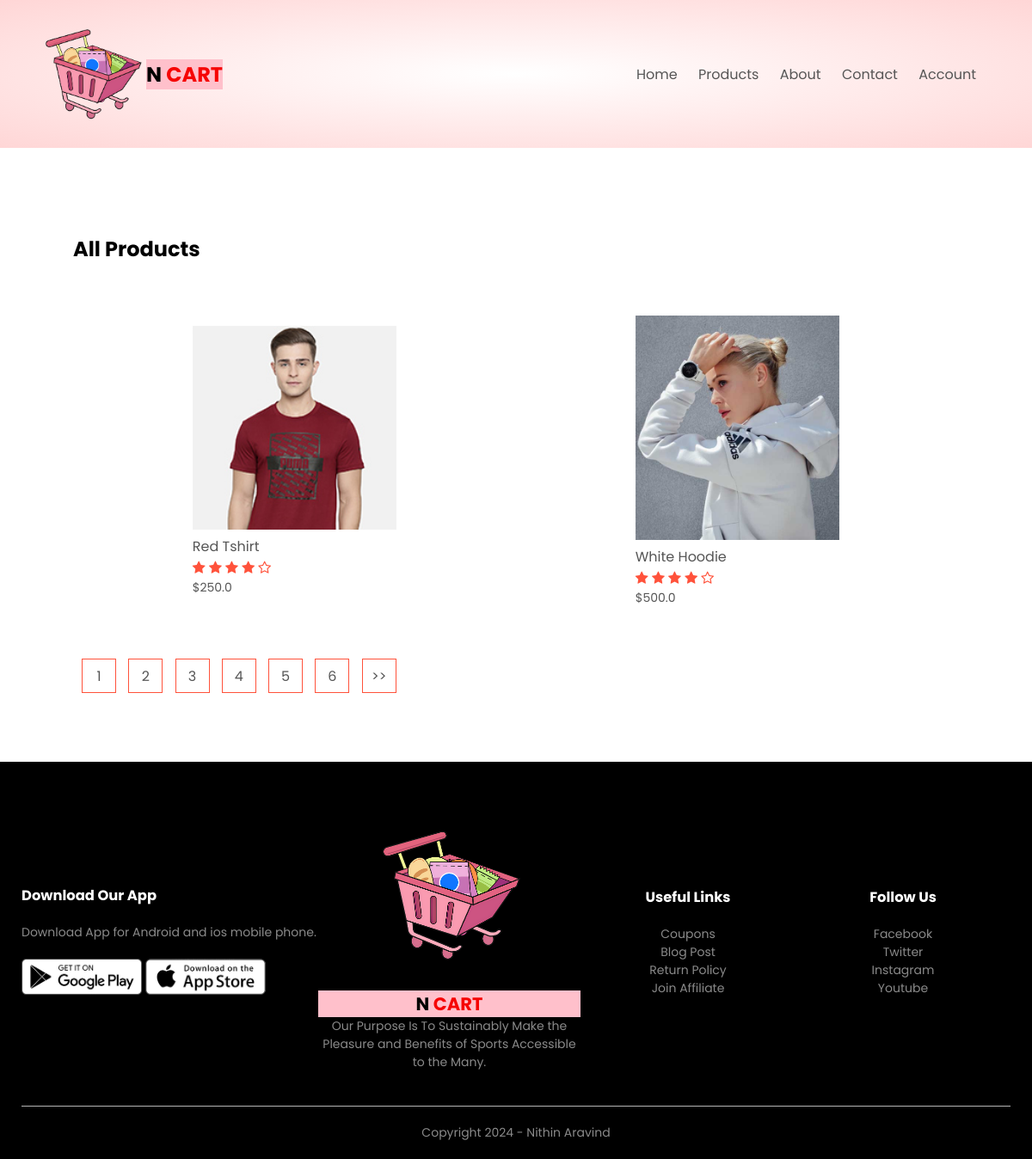
The app's page /product_list with its own data.
### products/models.py (models this page shows, shortened)
class Product(models.Model):
    LIVE=1
    DELETE=0
    DELETE_CHOICES=((LIVE,'Live')),(DELETE,'Delete')
    title=models.CharField(max_length=200)
    price=models.FloatField()
    description=models.TextField()
    image=models.ImageField(upload_to='media/')
    priority=models.IntegerField(default=0)
    delete_status=models.IntegerField(choices=DELETE_CHOICES,default=LIVE)
    created_at=models.DateTimeField(auto_now_add=True)
    updated_at=models.DateTimeField(auto_now=True)

### products/views.py (the view)
# urls.py: path('product_list',views.list_products,name='list_product'),
def list_products(request):
    page=1
    if request.GET:
        page=request.GET.get('page',1)
    product_list=Product.objects.order_by('priority')
    product_paginator=Paginator(product_list,2)
    product_list=product_paginator.get_page(page)
    return render(request,'products.html',{'products':product_list})

### products/templatetags/chunks.py (called while the page is built)
@register.filter(name='chunks')
def chunks(list_data, chunk_size):
    chunk = []
    for i, data in enumerate(list_data, start=1):
        chunk.append(data)
        if i % chunk_size == 0:
            yield chunk
            i=0
            chunk = []
    if chunk:
        yield chunk

### templates/products.html
{% extends 'blank_layout.html' %}
{% block content %}
{% include 'products_list.html' %}
{% endblock content %}

### templates/products_list.html (shortened to what this page needs)
{% load static %}
{% load chunks %}
<div class="small-container">
    <div class="row row-2">
        <h2>All Products</h2>
    </div>
    {% for product_chunks in products|chunks:4 %}
    <div class="row">
        {% for product in product_chunks %}
        <div class="col-4">
            <a href="{% url 'detail_product' product.id %}"><img src="{{ product.image.url }}" alt="{{ product.title }}"></a>
            <h4>{{ product.title }}</h4>
            <div class="rating">
                <i class="fa fa-star"></i>
                <i class="fa fa-star"></i>
                <i class="fa fa-star"></i>
                <i class="fa fa-star"></i>
                <i class="fa fa-star-o"></i>
            </div>
            <p>${{ product.price}}</p>
        </div>
        {% endfor %}
    </div>
    {% endfor %}
    <div class="page-btn">
        {% for i in products.paginator.page_range %}
        <a href="?page={{i}}"><span>{{i}}</span></a>
        {% endfor %}
        {% if products.has_next %}
        <a href="?page={{ products.next_page_number }}"><span>>></span></a>
        {% endif %}
    </div>
</div>

### static/css/style.css (style rules this page uses)
* { margin: 0; padding: 0; box-sizing: border-box; }
body { font-family: 'Poppins', sans-serif; }
a { text-decoration: none; color: #555; }
p { color: #555; }
.row { display: flex; align-items: center; flex-wrap: wrap; justify-content: space-around; }
.small-container { max-width: 1080px; margin: auto; padding-left: 25px; padding-right: 25px; }
.col-4 { flex-basis: 25%; padding: 10px; min-width: 200px; margin-bottom: 50px; transition: transform 0.5s; }
.col-4 img { width: 100%; }
h4 { color: #555; font-weight: normal; }
.col-4 p { font-size: 14px; }
.rating .fa { color: #ff523b; }
.row-2 { justify-content: space-between; margin: 100px auto 50px; }
.page-btn { margin: 0 auto 80px; }
.page-btn span { display: inline-block; border: 1px solid #ff523b; margin-left: 10px; width: 40px; height: 40px; text-align: center; line-height: 40px; cursor: pointer; }

### records on screen
Product: image (picture), title "Red Tshirt", price "250.0"
Product: image (picture), title "White Hoodie", price "500.0"

### other values on screen
{{ i }} "1" "2" "3" "4" "5" "6"
